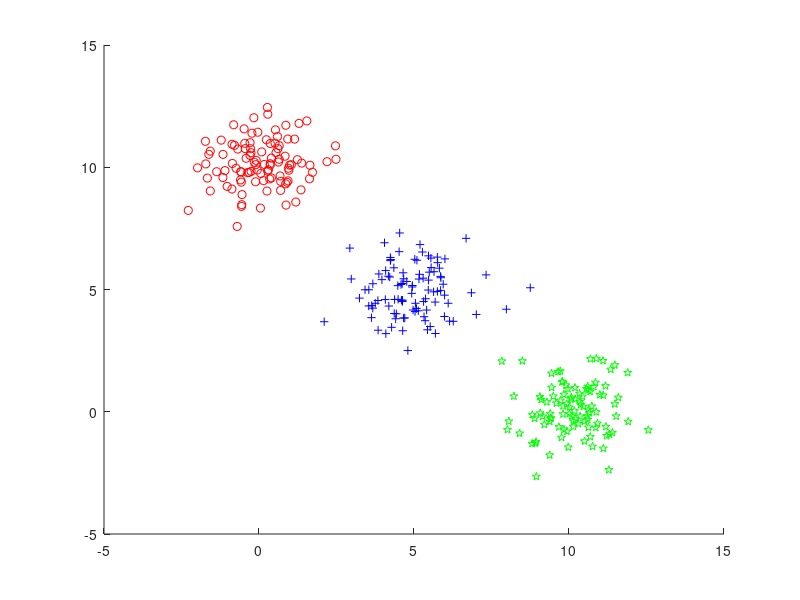

Write the MATLAB code that produced this figure. (Note: this script raises an error after producing the figure.)
%%%%%%%%%%%%%%%%%%%%%%%%%%%%%%%%%%%%%%%%%%%%%%%%%%%%%%%%%%%%%%%%%%%%%%%%%%%
%2输入、3输出的三分类逻辑回归
%逻辑回归：概率分类模型(激活函数：softmax)
%每个分类都生成遵循平均值μ≠0的正态分布的样本数据
%每个分类都有100个数据，即对300个数据进行分类
%2022.9.30
%%%%%%%%%%%%%%%%%%%%%%%%%%%%%%%%%%%%%%%%%%%%%%%%%%%%%%%%%%%%%%%%%%%%%%%%%%%
clc;
clear;
clear all;
%rng(1);%让后面产生的正态分布随机数保持不变，以便于分析
%%

m11=0;
m12=10;%第一组数据的均值
m21=5;
m22=5;%第二组数据的均值
m31=10;
m32=0;%第三组数据的均值
N=100;%每组数据的数量
d=2;%数据的维度
K=3;%分了K类
M=N*K;%全部数据的个数

M1=[m11 m12];
M2=[m21 m22];
M3=[m31 m32];
sigma=[2 0.5; 0.5 4];
R=chol(sigma);
z1=repmat(M1,N,1)+randn(N,d);%第一组数据
z2=repmat(M2,N,1)+randn(N,d);%第二组数据
z3=repmat(M3,N,1)+randn(N,d);%第三组数据
x1=z1(:,1);
y1=z1(:,2);
x2=z2(:,1);
y2=z2(:,2);
x3=z3(:,1);
y3=z3(:,2);

scatter(x1,y1,'r','o');
hold on
scatter(x2,y2,'b','+');
hold on
scatter(x3,y3,'g','p');
hold on

%%

w11=0.1;
w12=1;
w21=0.1;
w22=1;
w1=[w11 w12];
w2=[w21 w22];
w=[w1;w2];
b=[0;0];
X=[x1;x2;x3];
Y=[y1;y2;y3];
F=[X,Y];
eta=0.1; 
delta_w_sum=zeros(2,2);

%%

for j=30000
    for i=1:N*K
        [cerrect_o1,cerrect_o2]=t(i);
        T(:,i)=[cerrect_o1,cerrect_o2]';
        y(:,i)=w*F(i,:)'+b;
        [output1,output2]=softmax(w*F(i,:)'+b);
        SF(:,i)=[output1,output2]';
        delta_w=(T(:,i)- SF(:,i))*F(i,:);
        delta_b=T(:,i)-SF(:,i);
        delta_w_sum=delta_w_sum+delta_w;
        delta_b_sum=delta_w_sum+delta_b;
    end
        w=w+delta_w_sum*eta;
        b=b+delta_b_sum*eta;
end

%%

X=-10:1:10;
Y1=-1*w(1,1)/w(1,2)*X-b(1,1)/w(1,2);
Y2=-1*w(2,1)/w(2,2)*X-b(2,1)/w(2,2);
plot(X,Y1,X,Y2);

%%

function [output1,output2]=t(i)
N=100;
    if i<=N
        output1=0;
        output2=0;
    else if i>2*N        
        output1=1;
        output2=1;
        else
        output1=1;
        output2=0;
        end
    end
end

%%

function [output1,output2]=softmax(x)
    output1=exp(x(1,1))/(exp(x(1,1))+exp(x(2,1)));
    output2=exp(x(2,1))/(exp(x(1,1))+exp(x(2,1)));
end

%%





















